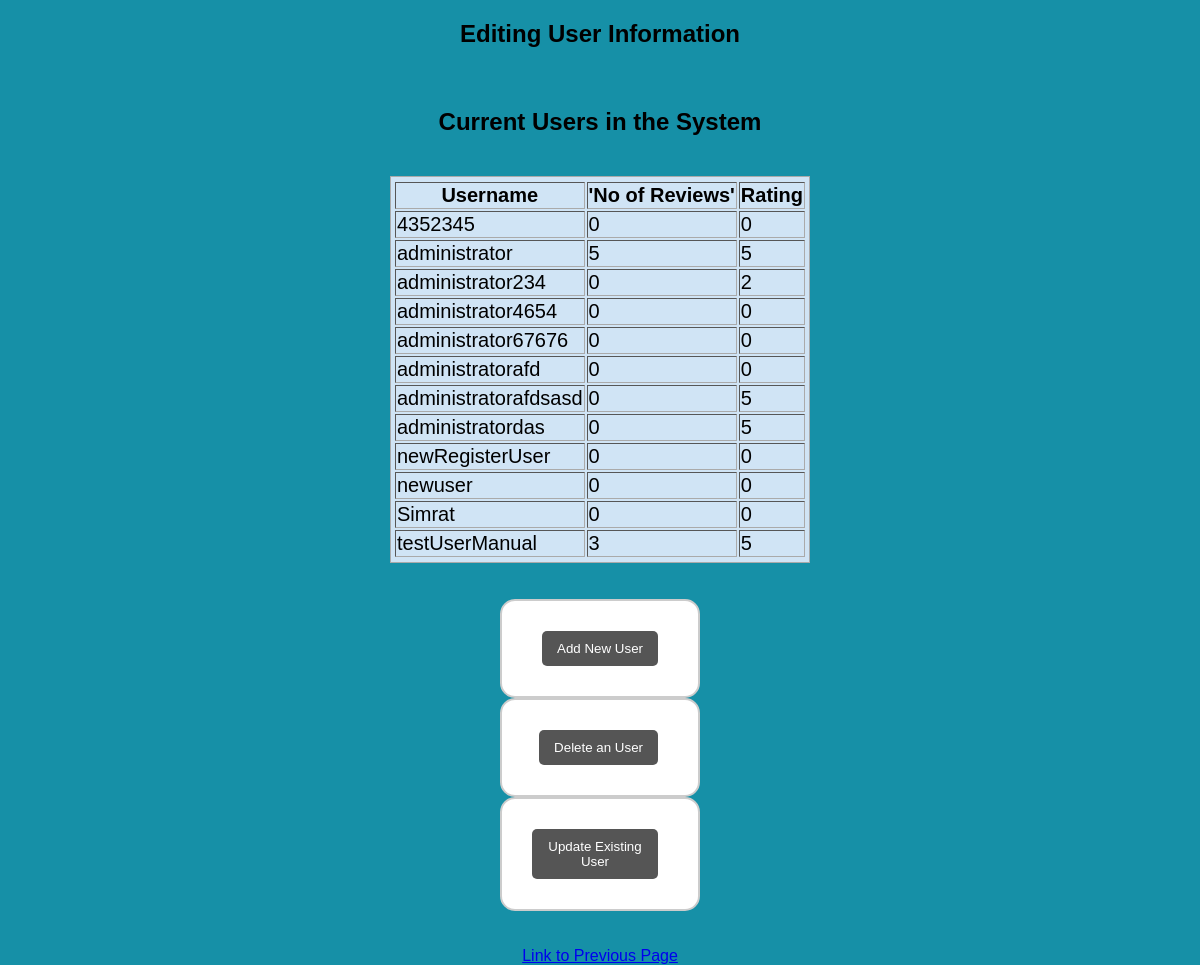
The page /DBMS_Project/admin_editUserInfo.php on the database as committed earlier.
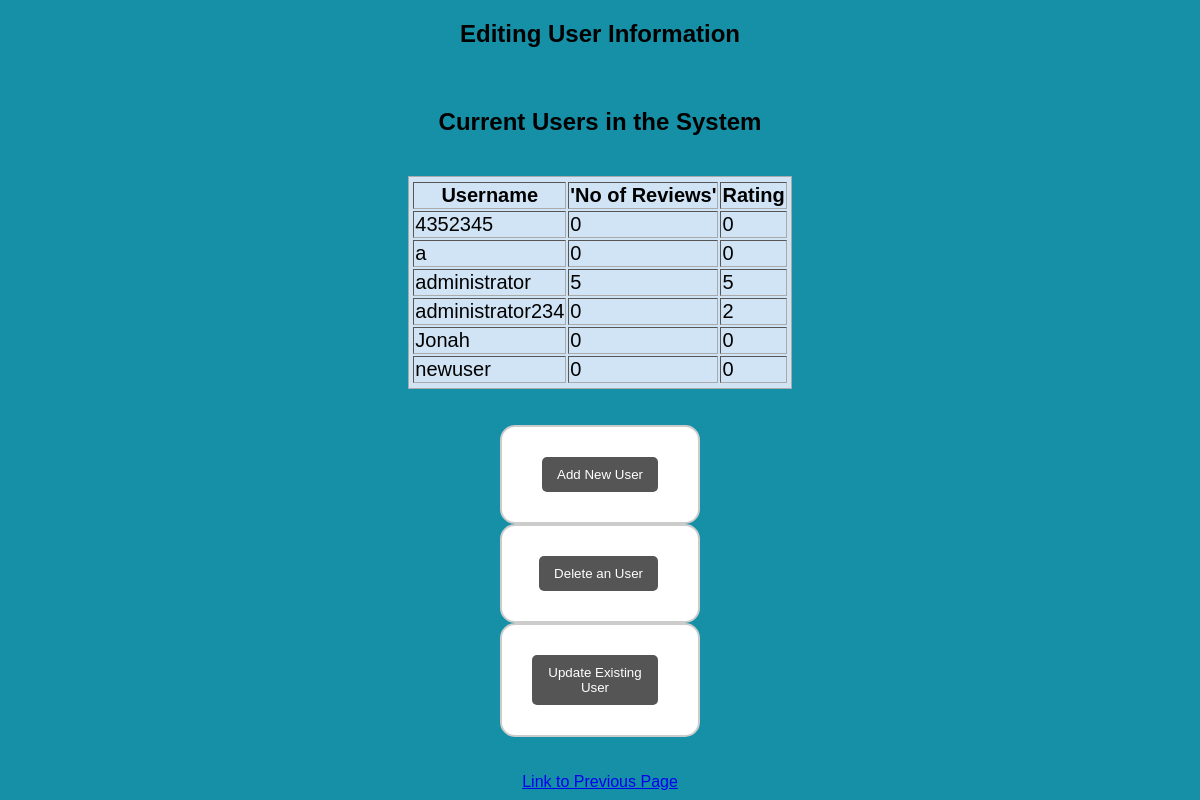
The same page on the database as committed later.
### tables this page shows
CREATE TABLE `user` (
  `Username` varchar(20) NOT NULL,
  `Password` varchar(15) NOT NULL,
  `Num_Reviews` int(11) NOT NULL DEFAULT 0,
  `Rating` int(11) NOT NULL DEFAULT 0
);

### DBMS_Project/admin_editUserInfo.php (the view, shortened to what this page needs)
<!DOCTYPE html>
<html>
<head>
	<link rel="stylesheet" type="text/css" href="style.css">
</head>
<body style = "flex-direction: column; justify-content:normal">
	<h2>Editing User Information </h2>
	<h2>Current Users in the System</h2>
	<?php
		$connection = mysqli_connect("localhost", "root", "","entertainment_db");
		$result = mysqli_query($connection, "SELECT Username, Num_Reviews AS `No of Reviews`, Rating FROM user");
		echo "<table style = \"background: #D0E4F5;border: 1px solid #AAAAAA;
		padding: 3px 2px;font-size: 20px;\" border = '1'>
			<tr>
			<th>Username</th>
			<th>'No of Reviews'</th>
			<th>Rating</th>
			</tr>";
		while($row = mysqli_fetch_array($result))
		{
			echo "<tr>";
			echo "<td>" . $row['Username'] . "</td>";
			echo "<td>" . $row['No of Reviews'] . "</td>";
			echo "<td>" . $row['Rating'] . "</td>";
			echo "</tr>";
		}
		echo "</table>";
	?>
	<br><br>
	<form style = "width: 200px" action=""  method="post">
	<button name = "addNewUser" style = "float:middle"  type="submit">Add New User
	</button> <?php $displayUserForm = TRUE;?>
	</form>
	<form style = "width: 200px" action=""  method="post">
	<button name = "deleteUser" type="submit">Delete an User</button>
	</form>
	<form style = "width: 200px" action=""  method="post">
	<button name = "updateExistingUser" type="submit">Update Existing User</button>
	</form>
	<br><br>
	<a href="admin_choice.php">Link to Previous Page</a>
	<br><br>
	<br><br>
</body>
</html>

Rows that differ between the two databases and show on the page:
removed user: Username "administrator4654", Num_Reviews "0", Rating "0"
removed user: Username "administrator67676", Num_Reviews "0", Rating "0"
removed user: Username "administratorafd", Num_Reviews "0", Rating "0"
removed user: Username "administratorafdsasd", Num_Reviews "0", Rating "5"
removed user: Username "administratordas", Num_Reviews "0", Rating "5"
removed user: Username "newRegisterUser", Num_Reviews "0", Rating "0"
removed user: Username "Simrat", Num_Reviews "0", Rating "0"
removed user: Username "testUserManual", Num_Reviews "3", Rating "5"
added user: Username "a", Num_Reviews "0", Rating "0"
added user: Username "Jonah", Num_Reviews "0", Rating "0"
